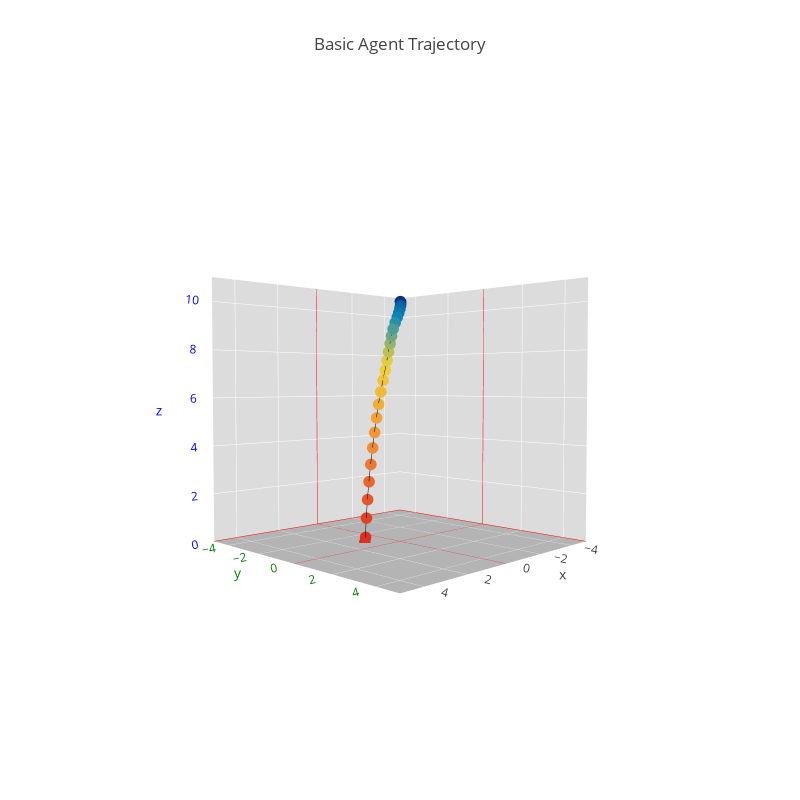

Notebook code cell kept with this figure:
### Code cell
import visuals
visuals.plot_trajectory_3d(file_history, 'Basic Agent Trajectory', filename='Basic Agent Trajectory',
                           width=800, height=800, axis_ranges=([-5,5], [-5,5], [0,11]))

### Figure 1 — Plotly figure (JSON) as saved in the notebook; plotly's stock layout.template omitted (floating-point values rounded to 4 significant figures)
{"data": [{"line": {"color": "#000000", "width": 1}, "marker": {"color": [0.06, 0.12, 0.18, 0.24, 0.3, 0.36, 0.42, 0.48, 0.54, 0.6, 0.66, 0.72, 0.78, 0.84, 0.9, 0.96, 1.02, 1.08, 1.14, 1.2, 1.26, 1.32, 1.38, 1.44, 1.5, 1.56], "colorscale": "Portland", "size": 4}, "type": "scatter3d", "uid": "7b0cf628-1aa4-4f2c-bcce-066e74c8edc0", "x": [-0.007719, -0.02445, -0.02329, -0.004185, 0.03394, 0.09298, 0.1692, 0.2489, 0.3136, 0.3546, 0.3829, 0.4135, 0.4484, 0.4987, 0.5663, 0.6379, 0.7064, 0.7667, 0.8206, 0.8702, 0.918, 0.9654, 1.009, 1.043, 1.065, 1.081], "y": [0.001351, 0.003626, 0.008939, 0.01281, 0.01656, 0.01934, 0.01246, -0.01486, -0.05959, -0.1061, -0.1509, -0.1998, -0.2469, -0.2924, -0.3401, -0.3892, -0.4386, -0.4873, -0.5379, -0.5927, -0.647, -0.6928, -0.7281, -0.7573, -0.7856, -0.8096], "z": [9.995, 9.973, 9.921, 9.829, 9.695, 9.528, 9.333, 9.11, 8.851, 8.558, 8.247, 7.916, 7.555, 7.164, 6.733, 6.26, 5.744, 5.185, 4.585, 3.942, 3.257, 2.537, 1.791, 1.021, 0.2168, 0]}], "layout": {"autosize": false, "height": 800, "scene": {"camera": {"center": {"x": 0, "y": 0, "z": 0}, "eye": {"x": 2, "y": 2, "z": 0.1}, "up": {"x": 0, "y": 0, "z": 1}}, "xaxis": {"backgroundcolor": "rgb(220, 220, 220)", "gridcolor": "rgb(255, 255, 255)", "range": [-5, 5], "showbackground": true, "zerolinecolor": "rgb(255, 0, 0)"}, "yaxis": {"backgroundcolor": "rgb(220, 220, 220)", "color": "green", "gridcolor": "rgb(255, 255, 255)", "range": [-5, 5], "showbackground": true, "zerolinecolor": "rgb(255, 0, 0)"}, "zaxis": {"backgroundcolor": "rgb(180, 180, 180)", "color": "blue", "gridcolor": "rgb(255, 255, 255)", "range": [0, 11], "showbackground": true, "zerolinecolor": "rgb(255, 0, 0)"}}, "title": {"text": "Basic Agent Trajectory"}, "width": 800}}
